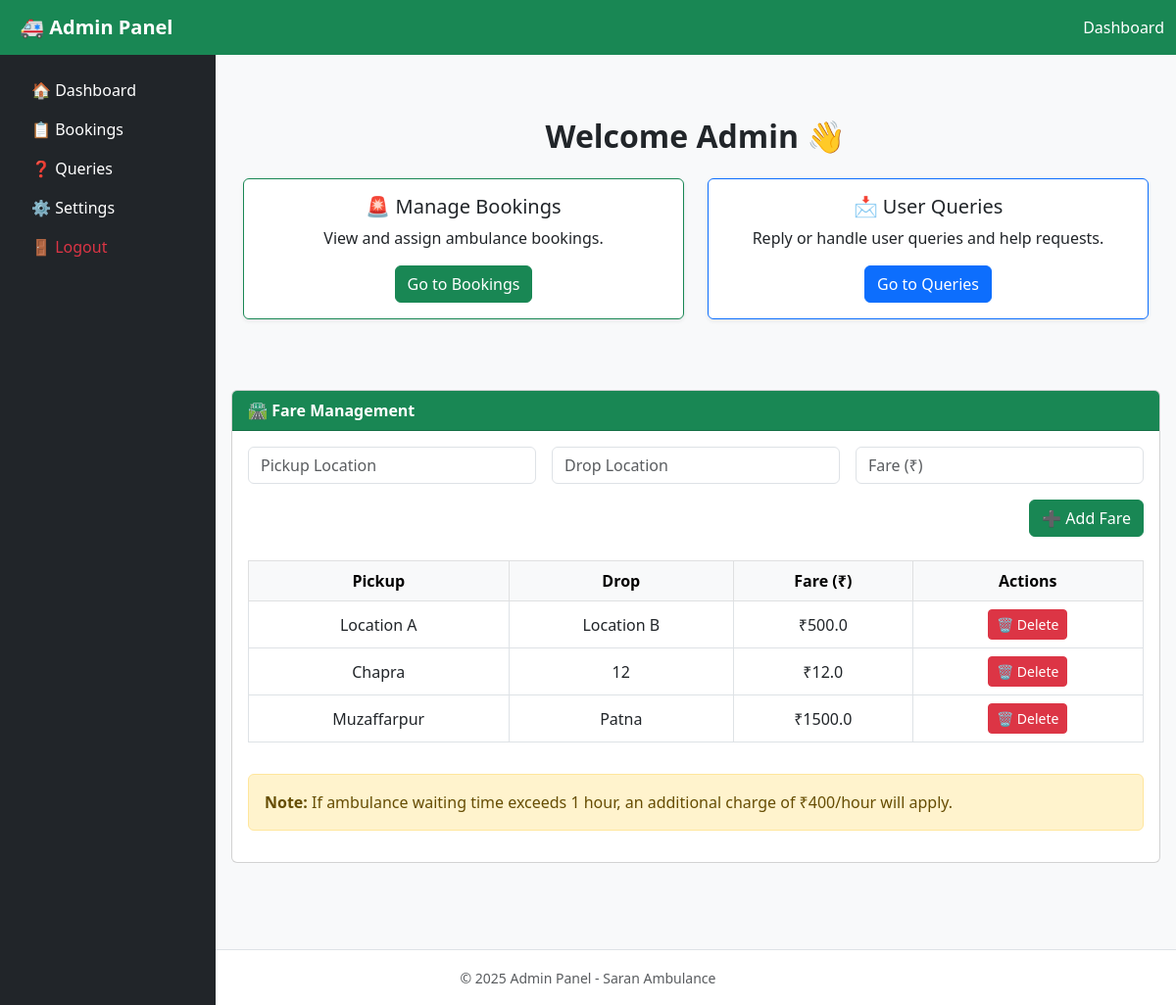
The page /admin on the database its author committed.
### backend/models.py (models this page shows, shortened)
class Fare(db.Model):
    id = db.Column(db.Integer, primary_key=True)
    pickup_location = db.Column(db.String(100), nullable=False)
    drop_location = db.Column(db.String(100), nullable=False)
    fare_amount = db.Column(db.Float, nullable=False)
    __table_args__ = (db.UniqueConstraint('pickup_location', 'drop_location', name='_fare_location_uc'),)

### backend/controllers.py (the view, shortened to what this page needs)
@app.route("/admin", methods=["GET", "POST"])
def admin_dashboard():
    fares = Fare.query.all()
    return render_template("admin/index.html", fares=fares)

### templates/admin/index.html (shortened to what this page needs)
<!DOCTYPE html>
<html lang="en">
<head>
  <link href="https://cdn.jsdelivr.net/npm/bootstrap@5.3.0/dist/css/bootstrap.min.css" rel="stylesheet">
  <link rel="stylesheet" href="https://cdn.jsdelivr.net/npm/bootstrap-icons@1.10.5/font/bootstrap-icons.css">
</head>
<body class="bg-light">
<nav class="navbar navbar-expand-lg navbar-dark bg-success">
  <div class="container-fluid">
    <a class="navbar-brand fw-bold ms-2" href="/admin">🚑 Admin Panel</a>
    <span class="navbar-text text-white ms-auto">Dashboard</span>
  </div>
</nav>
<div class="d-none d-lg-block position-fixed h-100 bg-dark text-white sidebar-lg">
  <div class="p-3">
    <ul class="nav flex-column">
      <li class="nav-item"><a class="nav-link text-white active" href="/admin">🏠 Dashboard</a></li>
      <li class="nav-item"><a class="nav-link text-white" href="/bookings">📋 Bookings</a></li>
      <li class="nav-item"><a class="nav-link text-white" href="/queries">❓ Queries</a></li>
      <li class="nav-item"><a class="nav-link text-white" href="/settings">⚙️ Settings</a></li>
      <li class="nav-item mt-auto"><a class="nav-link text-danger" href="#" onclick="logout()">🚪 Logout</a></li>
    </ul>
  </div>
</div>
<div class="main-content">
  <div class="container py-5">
    <h2 class="mb-4 text-center fw-bold">Welcome Admin 👋</h2>
    <div class="row g-4">
      <div class="col-md-6">
        <div class="card shadow-sm h-100 border-success">
          <div class="card-body text-center">
            <h5 class="card-title">🚨 Manage Bookings</h5>
            <p class="card-text">View and assign ambulance bookings.</p>
            <a href="/bookings" class="btn btn-success">Go to Bookings</a>
          </div>
        </div>
      </div>
      <div class="col-md-6">
        <div class="card shadow-sm h-100 border-primary">
          <div class="card-body text-center">
            <h5 class="card-title">📩 User Queries</h5>
            <p class="card-text">Reply or handle user queries and help requests.</p>
            <a href="/queries" class="btn btn-primary">Go to Queries</a>
          </div>
        </div>
      </div>
    </div>
  </div>
  <div class="card my-4">
    <div class="card-header bg-success text-white fw-bold">🛣️ Fare Management</div>
    <div class="card-body">
      <form class="row g-3 mb-4" action="{{ url_for('admin_dashboard') }}" method="post">
        <div class="col-md-4">
          <input type="text" list="locations" class="form-control" name="pickup" placeholder="Pickup Location" required>
        </div>
        <div class="col-md-4">
          <input type="text" list="locations" class="form-control" name="drop" placeholder="Drop Location" required>
        </div>
        <div class="col-md-4">
          <input type="number" class="form-control" name="fare" placeholder="Fare (₹)" required>
        </div>
        <div class="col-12 text-end">
          <button type="submit" class="btn btn-success">➕ Add Fare</button>
        </div>
      </form>
      <div class="table-responsive">
        <table class="table table-bordered table-hover text-center align-middle" id="fareTable">
          <thead class="table-light">
            <tr>
              <th>Pickup</th>
              <th>Drop</th>
              <th>Fare (₹)</th>
              <th>Actions</th>
            </tr>
          </thead>
          <tbody>
            {% for fare in fares %}
            <tr>
              <td>{{ fare.pickup_location }}</td>
              <td>{{ fare.drop_location }}</td>
              <td>₹{{ fare.fare_amount }}</td>
              <td>
                <form method="POST" action="{{ url_for('delete_fare', fare_id=fare.id) }}" style="display:inline;">
                  <button type="submit" class="btn btn-sm btn-danger" onclick="return confirm('Are you sure?')">🗑️ Delete</button>
                </form>
              </td>
            </tr>
            {% else %}
            <tr><td colspan="4">No fares found.</td></tr>
            {% endfor %}
          </tbody>
        </table>
      </div>
      <div class="alert alert-warning mt-3" role="alert">
        <strong>Note:</strong> If ambulance waiting time exceeds 1 hour, an additional charge of ₹400/hour will apply.
      </div>
    </div>
  </div>
</div>
<footer class="text-center py-3 bg-white border-top mt-5">
  <small class="text-muted">© 2025 Admin Panel - Saran Ambulance</small>
</footer>
</body>
</html>

### templates/admin/index.html (style rules this page uses)
body { margin: 0; }
.main-content { margin-left: 220px; padding: 1rem; }
.sidebar-lg { width: 220px; }

### rows shown on the page
Fare: pickup_location "Location A", drop_location "Location B", fare_amount "500.0"
Fare: pickup_location "Chapra", drop_location "12", fare_amount "12.0"
Fare: pickup_location "Muzaffarpur", drop_location "Patna", fare_amount "1500.0"
